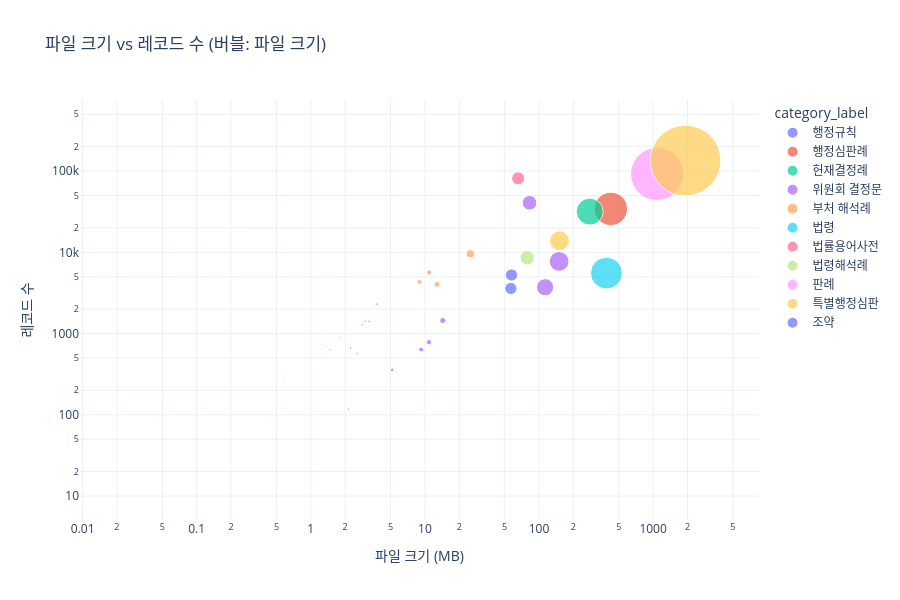

The notebook cell this image was saved under:
### Code cell
# ── 파일 크기 vs 레코드 수 산점도 (버블 차트) ────────────
fig = px.scatter(
    df_inv,
    x="size_mb",
    y="record_count",
    size="size_mb",
    color="category_label",
    hover_name="filename",
    hover_data=["agency", "category"],
    title="파일 크기 vs 레코드 수 (버블: 파일 크기)",
    labels={"size_mb": "파일 크기 (MB)", "record_count": "레코드 수"},
    log_x=True,
    log_y=True,
    size_max=50,
)
fig.update_layout(height=600)
fig.show()

### Figure 1 — Plotly figure (JSON) as saved in the notebook; plotly's stock layout.template omitted (floating-point values rounded to 4 significant figures)
{"data": [{"customdata": [["admin_rule_v1", "school"]], "hovertemplate": "<b>%{hovertext}</b><br><br>category_label=행정규칙<br>파일 크기 (MB)=%{marker.size}<br>레코드 수=%{y}<br>agency=%{customdata[0]}<br>category=%{customdata[1]}<extra></extra>", "hovertext": ["admin_rule_v1.json"], "legendgroup": "행정규칙", "marker": {"color": "#636efa", "size": [57.43], "sizemode": "area", "sizeref": 0.7692, "symbol": "circle"}, "mode": "markers", "name": "행정규칙", "orientation": "v", "showlegend": true, "type": "scatter", "x": [57.43], "xaxis": "x", "y": [5258], "yaxis": "y"}, {"customdata": [["administration_v1", "administration"]], "hovertemplate": "<b>%{hovertext}</b><br><br>category_label=행정심판례<br>파일 크기 (MB)=%{marker.size}<br>레코드 수=%{y}<br>agency=%{customdata[0]}<br>category=%{customdata[1]}<extra></extra>", "hovertext": ["administration_v1.json"], "legendgroup": "행정심판례", "marker": {"color": "#EF553B", "size": [426.4], "sizemode": "area", "sizeref": 0.7692, "symbol": "circle"}, "mode": "markers", "name": "행정심판례", "orientation": "v", "showlegend": true, "type": "scatter", "x": [426.4], "xaxis": "x", "y": [34254], "yaxis": "y"}, {"customdata": [["constitutional_v1", "constitutional"]], "hovertemplate": "<b>%{hovertext}</b><br><br>category_label=헌재결정례<br>파일 크기 (MB)=%{marker.size}<br>레코드 수=%{y}<br>agency=%{customdata[0]}<br>category=%{customdata[1]}<extra></extra>", "hovertext": ["constitutional_v1.json"], "legendgroup": "헌재결정례", "marker": {"color": "#00cc96", "size": [278.2], "sizemode": "area", "sizeref": 0.7692, "symbol": "circle"}, "mode": "markers", "name": "헌재결정례", "orientation": "v", "showlegend": true, "type": "scatter", "x": [278.2], "xaxis": "x", "y": [31718], "yaxis": "y"}, {"customdata": [["공정거래위원회", "committee"], ["개인정보보호위원회", "committee"], ["고용보험심사위원회", "committee"], ["국가인권위원회", "committee"], ["국민권익위원회", "committee"], ["금융위원회", "committee"], ["노동위원회", "committee"], ["산업재해보상위험재심사위원회", "committee"], ["중앙환경분쟁조정위원회", "committee"], ["증권선물위원회", "committee"]], "hovertemplate": "<b>%{hovertext}</b><br><br>category_label=위원회 결정문<br>파일 크기 (MB)=%{marker.size}<br>레코드 수=%{y}<br>agency=%{customdata[0]}<br>category=%{customdata[1]}<extra></extra>", "hovertext": ["decisions_committee/dec_comm_공정거래위원회_v2.json", "decisions_committee/dec_comm_개인정보보호위원회_v1.json", "decisions_committee/dec_comm_고용보험심사위원회_v1.json", "decisions_committee/dec_comm_국가인권위원회_v1.json", "decisions_committee/dec_comm_국민권익위원회_v1.json", "decisions_committee/dec_comm_금융위원회_v1.json", "decisions_committee/dec_comm_노동위원회_v1.json", "decisions_committee/dec_comm_산업재해보상위험재심사위원회_v1.json", "decisions_committee/dec_comm_중앙환경분쟁조정위원회_v1.json", "decisions_committee/dec_comm_증권선물위원회_v1.json"], "legendgroup": "위원회 결정문", "marker": {"color": "#ab63fa", "size": [150.1, 14.33, 2.13, 113.1, 9.27, 2.23, 82.61, 10.86, 5.16, 1.48], "sizemode": "area", "sizeref": 0.7692, "symbol": "circle"}, "mode": "markers", "name": "위원회 결정문", "orientation": "v", "showlegend": true, "type": "scatter", "x": [150.1, 14.33, 2.13, 113.1, 9.27, 2.23, 82.61, 10.86, 5.16, 1.48], "xaxis": "x", "y": [7728, 1448, 118, 3721, 635, 662, 40714, 782, 358, 636], "yaxis": "y"}, {"customdata": [["경찰청", "cgm_expc"], ["고용노동부", "cgm_expc"], ["과학기술정보통신부", "cgm_expc"], ["관세청", "cgm_expc"], ["교육부", "cgm_expc"], ["국가보훈부", "cgm_expc"], ["국방부", "cgm_expc"], ["국토교통부", "cgm_expc"], ["기상청", "cgm_expc"], ["기후에너지환경부", "cgm_expc"], ["농림축산식품부", "cgm_expc"], ["농촌진흥청", "cgm_expc"], ["문화체육관광부", "cgm_expc"], ["방위사업청", "cgm_expc"], ["법무부", "cgm_expc"], ["보건복지부", "cgm_expc"], ["산림청", "cgm_expc"], ["산업통상자원부", "cgm_expc"], ["성평등가족부", "cgm_expc"], ["소방청", "cgm_expc"], ["식품의약품안전처", "cgm_expc"], ["외교부", "cgm_expc"], ["인사혁신처", "cgm_expc"], ["중소벤처기업부", "cgm_expc"], ["지식재산처", "cgm_expc"], ["통일부", "cgm_expc"], ["해양수산부", "cgm_expc"], ["행정안전부", "cgm_expc"]], "hovertemplate": "<b>%{hovertext}</b><br><br>category_label=부처 해석례<br>파일 크기 (MB)=%{marker.size}<br>레코드 수=%{y}<br>agency=%{customdata[0]}<br>category=%{customdata[1]}<extra></extra>", "hovertext": ["interpretation_ministry/intp_min_경찰청_v1.json", "interpretation_ministry/intp_min_고용노동부_v1.json", "interpretation_ministry/intp_min_과학기술정보통신부_v1.json", "interpretation_ministry/intp_min_관세청_v1.json", "interpretation_ministry/intp_min_교육부_v1.json", "interpretation_ministry/intp_min_국가보훈부_v1.json", "interpretation_ministry/intp_min_국방부_v1.json", "interpretation_ministry/intp_min_국토교통부_v1.json", "interpretation_ministry/intp_min_기상청_v1.json", "interpretation_ministry/intp_min_기후에너지환경부_v1.json", "interpretation_ministry/intp_min_농림축산식품부_v1.json", "interpretation_ministry/intp_min_농촌진흥청_v1.json", "interpretation_ministry/intp_min_문화체육관광부_v1.json", "interpretation_ministry/intp_min_방위사업청_v1.json", "interpretation_ministry/intp_min_법무부_v1.json", "interpretation_ministry/intp_min_보건복지부_v1.json", "interpretation_ministry/intp_min_산림청_v1.json", "interpretation_ministry/intp_min_산업통상자원부_v1.json", "interpretation_ministry/intp_min_성평등가족부_v1.json", "interpretation_ministry/intp_min_소방청_v1.json", "interpretation_ministry/intp_min_식품의약품안전처_v1.json", "interpretation_ministry/intp_min_외교부_v1.json", "interpretation_ministry/intp_min_인사혁신처_v1.json", "interpretation_ministry/intp_min_중소벤처기업부_v1.json", "interpretation_ministry/intp_min_지식재산처_v1.json", "interpretation_ministry/intp_min_통일부_v1.json", "interpretation_ministry/intp_min_해양수산부_v1.json", "interpretation_ministry/intp_min_행정안전부_v1.json"], "legendgroup": "부처 해석례", "marker": {"color": "#FFA15A", "size": [1.0, 25.02, 0.61, 2.82, 0.44, 1.35, 2.57, 10.91, 0.34, 3.79, 0.59, 0.18, 0.09, 1.29, 0.93, 2.99, 3.23, 1.81, 0.06, 1.26, 8.94, 0.21, 0.14, 0.02, 1.84, 0.03, 1.03, 12.77], "sizemode": "area", "sizeref": 0.7692, "symbol": "circle"}, "mode": "markers", "name": "부처 해석례", "orientation": "v", "showlegend": true, "type": "scatter", "x": [1.0, 25.02, 0.61, 2.82, 0.44, 1.35, 2.57, 10.91, 0.34, 3.79, 0.59, 0.18, 0.09, 1.29, 0.93, 2.99, 3.23, 1.81, 0.06, 1.26, 8.94, 0.21, 0.14, 0.02, 1.84, 0.03, 1.03, 12.77], "xaxis": "x", "y": [484, 9573, 331, 1279, 280, 698, 569, 5659, 170, 2291, 286, 133, 50, 528, 378, 1417, 1412, 900, 28, 731, 4337, 89, 76, 10, 1011, 21, 546, 4038], "yaxis": "y"}, {"customdata": [["law_v2", "law"]], "hovertemplate": "<b>%{hovertext}</b><br><br>category_label=법령<br>파일 크기 (MB)=%{marker.size}<br>레코드 수=%{y}<br>agency=%{customdata[0]}<br>category=%{customdata[1]}<extra></extra>", "hovertext": ["law_v2.json"], "legendgroup": "법령", "marker": {"color": "#19d3f3", "size": [389.8], "sizemode": "area", "sizeref": 0.7692, "symbol": "circle"}, "mode": "markers", "name": "법령", "orientation": "v", "showlegend": true, "type": "scatter", "x": [389.8], "xaxis": "x", "y": [5548], "yaxis": "y"}, {"customdata": [["lawterms_v1", "law_term"]], "hovertemplate": "<b>%{hovertext}</b><br><br>category_label=법률용어사전<br>파일 크기 (MB)=%{marker.size}<br>레코드 수=%{y}<br>agency=%{customdata[0]}<br>category=%{customdata[1]}<extra></extra>", "hovertext": ["lawterms_v1.json"], "legendgroup": "법률용어사전", "marker": {"color": "#FF6692", "size": [65.64], "sizemode": "area", "sizeref": 0.7692, "symbol": "circle"}, "mode": "markers", "name": "법률용어사전", "orientation": "v", "showlegend": true, "type": "scatter", "x": [65.64], "xaxis": "x", "y": [81488], "yaxis": "y"}, {"customdata": [["legislation_v1", "legislation"]], "hovertemplate": "<b>%{hovertext}</b><br><br>category_label=법령해석례<br>파일 크기 (MB)=%{marker.size}<br>레코드 수=%{y}<br>agency=%{customdata[0]}<br>category=%{customdata[1]}<extra></extra>", "hovertext": ["legislation_v1.json"], "legendgroup": "법령해석례", "marker": {"color": "#B6E880", "size": [78.78], "sizemode": "area", "sizeref": 0.7692, "symbol": "circle"}, "mode": "markers", "name": "법령해석례", "orientation": "v", "showlegend": true, "type": "scatter", "x": [78.78], "xaxis": "x", "y": [8597], "yaxis": "y"}, {"customdata": [["precedents_v1", "precedent"]], "hovertemplate": "<b>%{hovertext}</b><br><br>category_label=판례<br>파일 크기 (MB)=%{marker.size}<br>레코드 수=%{y}<br>agency=%{customdata[0]}<br>category=%{customdata[1]}<extra></extra>", "hovertext": ["precedents_v1.json"], "legendgroup": "판례", "marker": {"color": "#FF97FF", "size": [1084.0], "sizemode": "area", "sizeref": 0.7692, "symbol": "circle"}, "mode": "markers", "name": "판례", "orientation": "v", "showlegend": true, "type": "scatter", "x": [1084.0], "xaxis": "x", "y": [92055], "yaxis": "y"}, {"customdata": [["조세심판원", "special_tribunal"], ["해양안전심판원", "special_tribunal"]], "hovertemplate": "<b>%{hovertext}</b><br><br>category_label=특별행정심판<br>파일 크기 (MB)=%{marker.size}<br>레코드 수=%{y}<br>agency=%{customdata[0]}<br>category=%{customdata[1]}<extra></extra>", "hovertext": ["special_admin_appeal/sadm_case_조세심판원_v1.json", "special_admin_appeal/sadm_case_해양안전심판원_v1.json"], "legendgroup": "특별행정심판", "marker": {"color": "#FECB52", "size": [1923.0, 151.4], "sizemode": "area", "sizeref": 0.7692, "symbol": "circle"}, "mode": "markers", "name": "특별행정심판", "orientation": "v", "showlegend": true, "type": "scatter", "x": [1923.0, 151.4], "xaxis": "x", "y": [134932, 13846], "yaxis": "y"}, {"customdata": [["treaty_v1", "treaty"]], "hovertemplate": "<b>%{hovertext}</b><br><br>category_label=조약<br>파일 크기 (MB)=%{marker.size}<br>레코드 수=%{y}<br>agency=%{customdata[0]}<br>category=%{customdata[1]}<extra></extra>", "hovertext": ["treaty_v1.json"], "legendgroup": "조약", "marker": {"color": "#636efa", "size": [56.72], "sizemode": "area", "sizeref": 0.7692, "symbol": "circle"}, "mode": "markers", "name": "조약", "orientation": "v", "showlegend": true, "type": "scatter", "x": [56.72], "xaxis": "x", "y": [3589], "yaxis": "y"}], "layout": {"height": 600, "legend": {"itemsizing": "constant", "title": {"text": "category_label"}, "tracegroupgap": 0}, "title": {"text": "파일 크기 vs 레코드 수 (버블: 파일 크기)"}, "xaxis": {"anchor": "y", "domain": [0, 1], "title": {"text": "파일 크기 (MB)"}, "type": "log"}, "yaxis": {"anchor": "x", "domain": [0, 1], "title": {"text": "레코드 수"}, "type": "log"}}}
